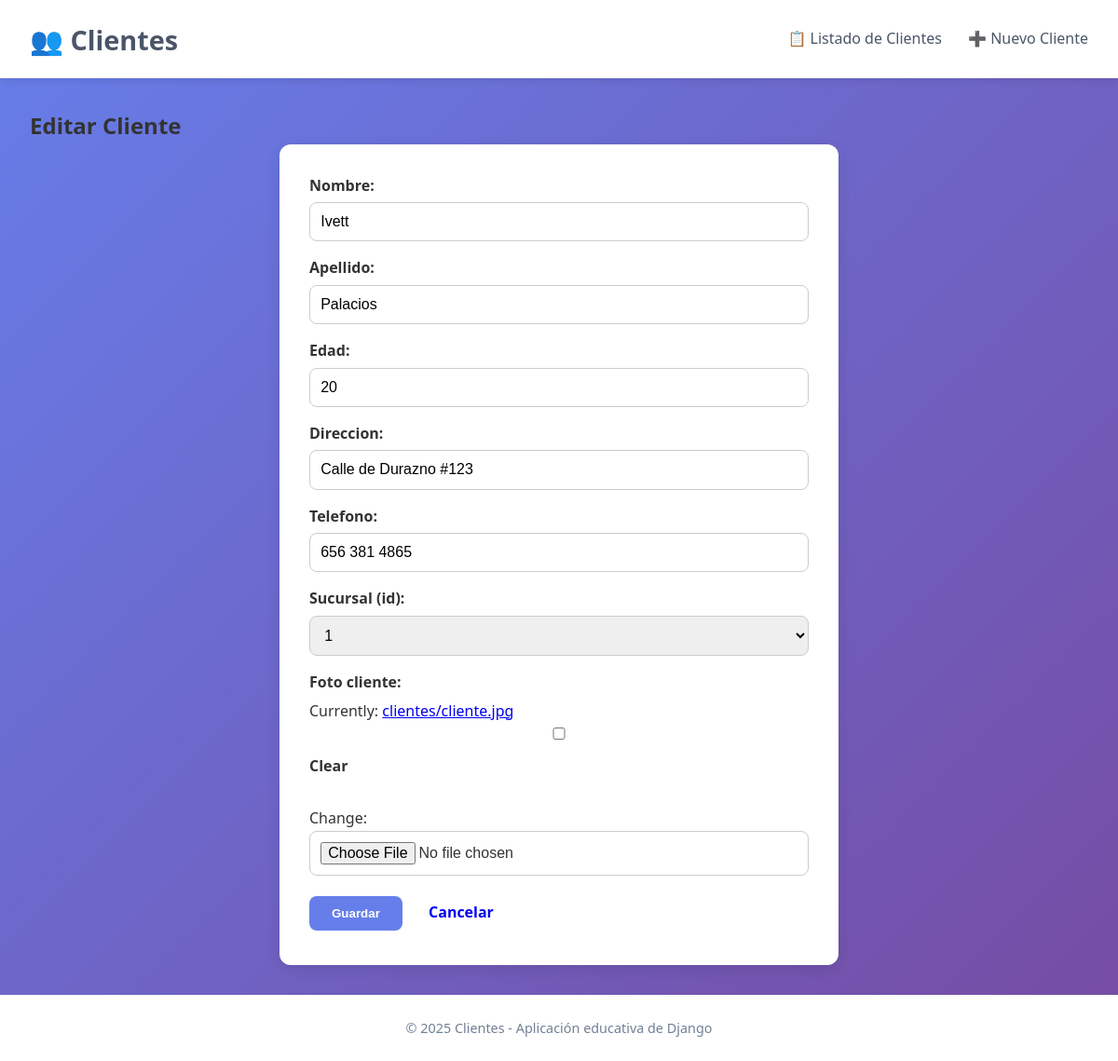
The page /clientes/editar/1/ on the database as committed earlier.
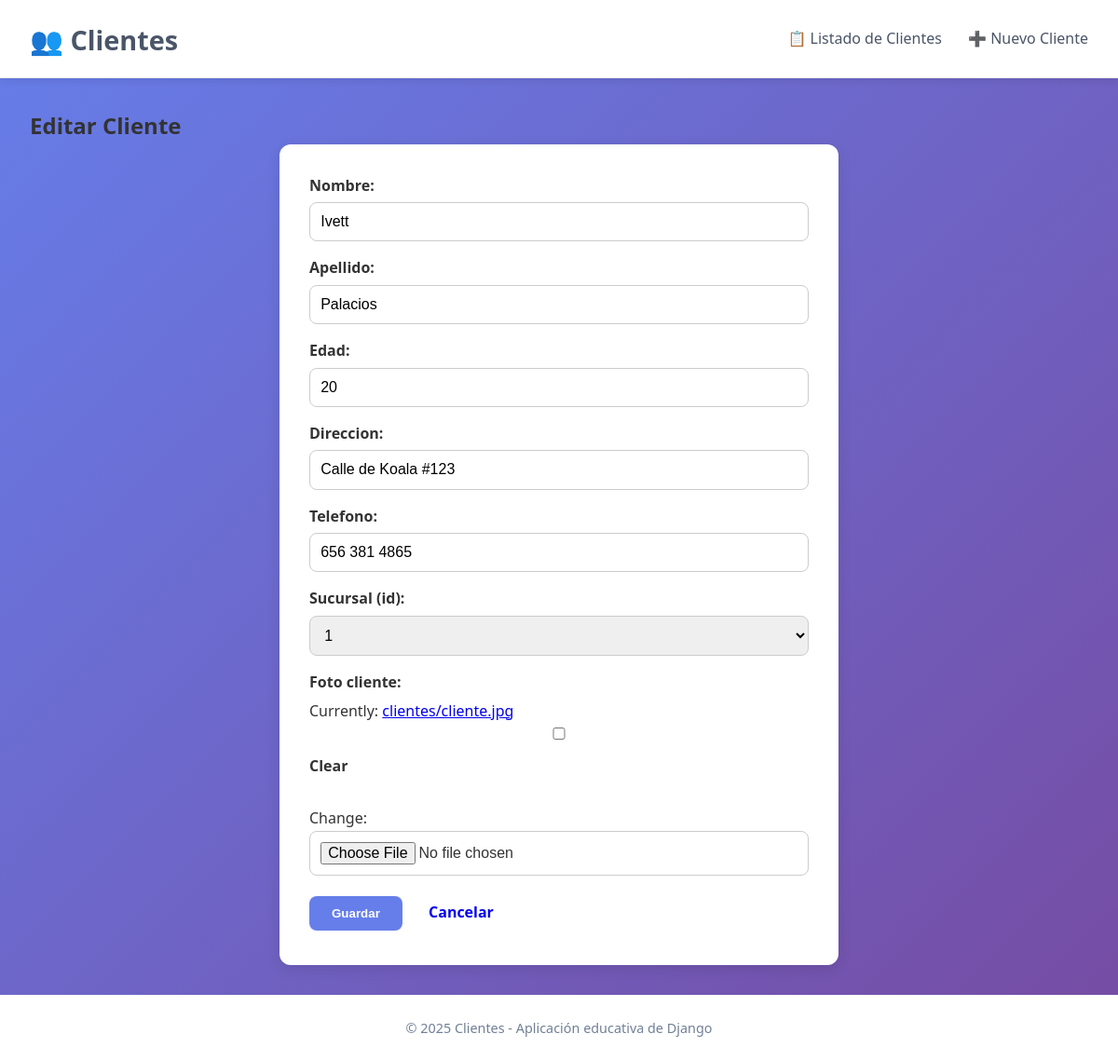
The same page on the database as committed later.
### app_cliente/models.py (models this page shows, shortened)
class Cliente(models.Model):
    nombre = models.CharField(max_length=100)
    apellido = models.CharField(max_length=100)
    edad = models.IntegerField()
    direccion = models.CharField(max_length=255)
    telefono = models.CharField(max_length=15)
    id_sucursal = models.ForeignKey(Sucursales, on_delete=models.SET_NULL, null=True, blank=True)
    foto_cliente = models.ImageField(upload_to='clientes/', null=True, blank=True)  # <- Campo nuevo
    class Meta:
        verbose_name = "Cliente"
        verbose_name_plural = "Clientes"

### app_cliente/views.py (the view)
# urls.py: path('clientes/editar/<int:cliente_id>/', views.editar_cliente, name='editar_cliente'),
def editar_cliente(request, cliente_id):
    cliente = get_object_or_404(Cliente, id=cliente_id)
    if request.method == 'POST':
        form = ClienteForm(request.POST, request.FILES, instance=cliente)  # ✅ request.FILES añadido
        if form.is_valid():
            form.save()
            return redirect('app:detalle_cliente', cliente_id=cliente.id)
    else:
        form = ClienteForm(instance=cliente)
    return render(request, 'formulario_cliente.html', {'form': form, 'titulo': 'Editar Cliente'})

### app_cliente/forms.py
class ClienteForm(forms.ModelForm):
    id_sucursal = IdLabelModelChoiceField(
        queryset=Sucursales.objects.all(),
        label='Sucursal (id)',
        required=False  # igual que en tu modelo (null=True, blank=True)
    )
    class Meta:
        model = Cliente
        fields = ['nombre', 'apellido', 'edad', 'direccion', 'telefono', 'id_sucursal', 'foto_cliente']

### app_cliente/forms.py (called while the page is built)
    def label_from_instance(self, obj):
        return str(obj.pk)

### app_cliente/templates/formulario_cliente.html (shortened to what this page needs)
{% extends 'base.html' %}
{% block contenido %}
<h2>{{ titulo }}</h2>
<form method="post" enctype="multipart/form-data" class="form-styled">
    {{ form.as_p }}
    <div class="actions">
        <button type="submit" class="btn btn-primary">Guardar</button>
        <a href="{% url 'app:listar_clientes' %}" class="btn">Cancelar</a>
    </div>
</form>
{% endblock %}

Rows that differ between the two databases and show on the page:
changed Cliente "Ivett": direccion "Calle de Durazno #123" → "Calle de Koala #123"
